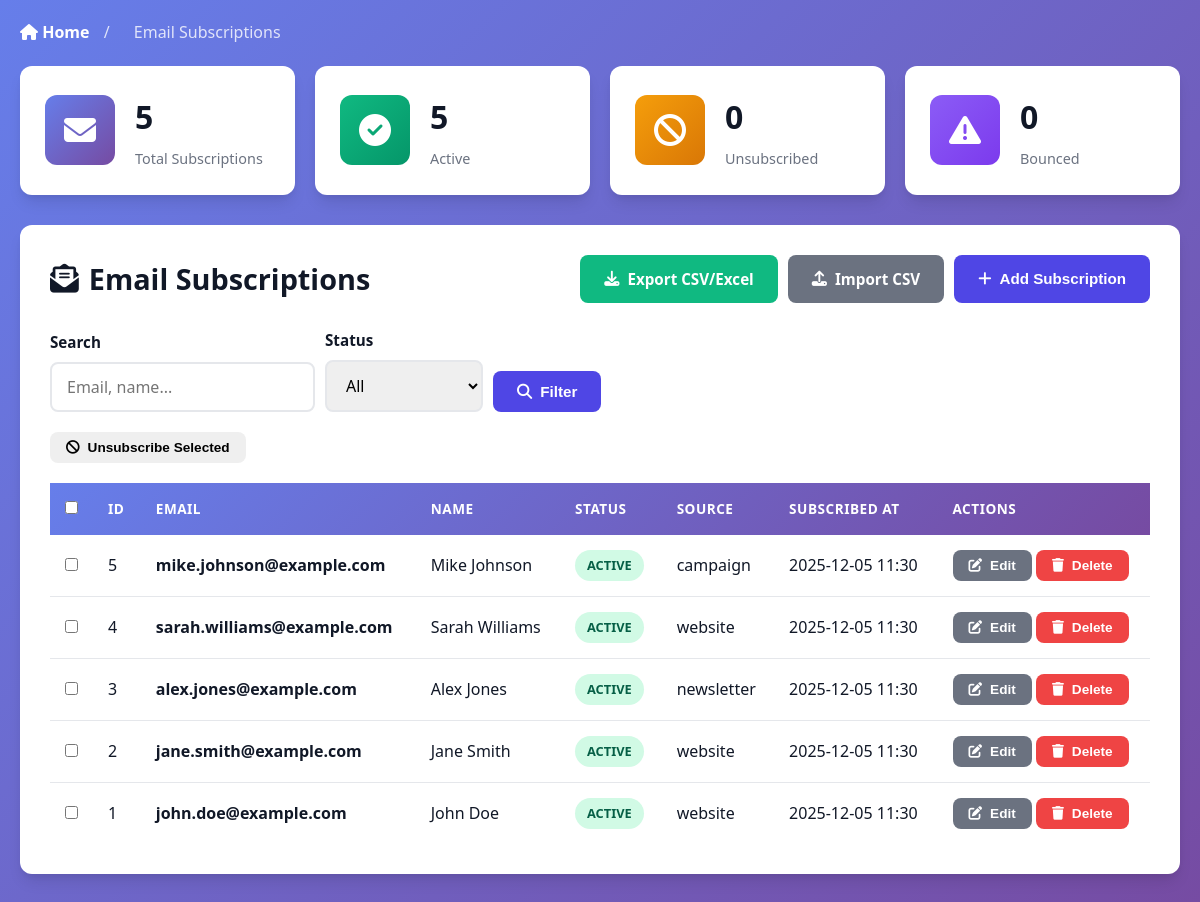
Screenshot of /subscriptions.php with the database file from the repository.
### tables this page shows
CREATE TABLE email_subscriptions (
    subscription_id INT AUTO_INCREMENT PRIMARY KEY,
    email VARCHAR(255) NOT NULL UNIQUE,
    first_name VARCHAR(50),
    last_name VARCHAR(50),
    subscribed_at TIMESTAMP DEFAULT CURRENT_TIMESTAMP,
    status ENUM('active', 'unsubscribed', 'bounced') DEFAULT 'active',
    source VARCHAR(50) DEFAULT 'website',
    ip_address VARCHAR(45),
    user_agent TEXT,
    notes TEXT,
     
    created_by_employee_id INT NULL,
    assigned_employee_id INT NULL,
    last_updated_by_employee_id INT NULL,
    import_id INT NULL,
    created_at TIMESTAMP DEFAULT CURRENT_TIMESTAMP,
    updated_at TIMESTAMP DEFAULT CURRENT_TIMESTAMP ON UPDATE CURRENT_TIMESTAMP,
    INDEX idx_status (status),
    INDEX idx_subscribed_at (subscribed_at),
    INDEX idx_created_by (created_by_employee_id),
    INDEX idx_assigned (assigned_employee_id),
    INDEX idx_last_updated_by (last_updated_by_employee_id),
    INDEX idx_import_id (import_id),
    CONSTRAINT fk_sub_created_by FOREIGN KEY (created_by_employee_id) REFERENCES employees(employee_id)
        ON DELETE SET NULL ON UPDATE CASCADE,
    CONSTRAINT fk_sub_assigned FOREIGN KEY (assigned_employee_id) REFERENCES employees(employee_id)
        ON DELETE SET NULL ON UPDATE CASCADE,
    CONSTRAINT fk_sub_last_updated_by FOREIGN KEY (last_updated_by_employee_id) REFERENCES employees(employee_id)
        ON DELETE SET NULL ON UPDATE CASCADE,
    CONSTRAINT fk_sub_import FOREIGN KEY (import_id) REFERENCES email_imports(import_id)
        ON DELETE SET NULL ON UPDATE CASCADE
);

### subscriptions.php (the view, shortened to what this page needs)
<?php
$status_filter = $_GET['status'] ?? 'all';
$search = $_GET['search'] ?? '';
$conn = getDBConnection();
$where = [];
$where_sql = !empty($where) ? 'WHERE ' . implode(' AND ', $where) : '';
$page = isset($_GET['page']) ? intval($_GET['page']) : 1;
$per_page = 20;
$offset = ($page - 1) * $per_page;
$subscriptions = $conn->query("
    SELECT * FROM email_subscriptions
    $where_sql
    ORDER BY subscribed_at DESC
    LIMIT $per_page OFFSET $offset
");
$stats = $conn->query("
    SELECT
        COUNT(*) as total,
        SUM(CASE WHEN status = 'active' THEN 1 ELSE 0 END) as active,
        SUM(CASE WHEN status = 'unsubscribed' THEN 1 ELSE 0 END) as unsubscribed,
        SUM(CASE WHEN status = 'bounced' THEN 1 ELSE 0 END) as bounced
    FROM email_subscriptions
");
$statistics = $stats->fetch_assoc();
?>
<!DOCTYPE html>
<html lang="en">
<head>
    <link rel="stylesheet" href="assets/css/style.css">
    <link rel="stylesheet" href="https://cdnjs.cloudflare.com/ajax/libs/font-awesome/6.4.0/css/all.min.css">
</head>
<body>
    <div class="container">
        <div class="nav-breadcrumb">
            <a href="index.php"><i class="fas fa-home"></i> Home</a>
            <span>/</span>
            <span>Email Subscriptions</span>
        </div>
        <div class="stats-grid" style="margin-bottom: 30px;">
            <div class="stat-card">
                <div class="stat-icon blue">
                    <i class="fas fa-envelope"></i>
                </div>
                <div class="stat-info">
                    <h3><?php echo $statistics['total']; ?></h3>
                    <p>Total Subscriptions</p>
                </div>
            </div>
            <div class="stat-card">
                <div class="stat-icon green">
                    <i class="fas fa-check-circle"></i>
                </div>
                <div class="stat-info">
                    <h3><?php echo $statistics['active']; ?></h3>
                    <p>Active</p>
                </div>
            </div>
            <div class="stat-card">
                <div class="stat-icon orange">
                    <i class="fas fa-ban"></i>
                </div>
                <div class="stat-info">
                    <h3><?php echo $statistics['unsubscribed']; ?></h3>
                    <p>Unsubscribed</p>
                </div>
            </div>
            <div class="stat-card">
                <div class="stat-icon purple">
                    <i class="fas fa-exclamation-triangle"></i>
                </div>
                <div class="stat-info">
                    <h3><?php echo $statistics['bounced']; ?></h3>
                    <p>Bounced</p>
                </div>
            </div>
        </div>
        <div class="table-container">
            <div class="table-header">
                <h2><i class="fas fa-envelope-open-text"></i> Email Subscriptions</h2>
                <div class="table-actions">
                    <a href="export.php" class="btn btn-success">
                        <i class="fas fa-download"></i> Export CSV/Excel
                    </a>
                    <a href="import.php" class="btn btn-secondary">
                        <i class="fas fa-upload"></i> Import CSV
                    </a>
                    <button class="btn btn-primary" onclick="openModal('createModal')">
                        <i class="fas fa-plus"></i> Add Subscription
                    </button>
                </div>
            </div>
            <form method="GET" style="margin-bottom: 20px; display: flex; gap: 10px; flex-wrap: wrap; align-items: flex-end;">
                <div class="form-group" style="margin-bottom: 0; min-width: 200px;">
                    <label for="search">Search</label>
                    <input type="text" id="search" name="search" value="<?php echo htmlspecialchars($search); ?>" placeholder="Email, name...">
                </div>
                <div class="form-group" style="margin-bottom: 0; min-width: 150px;">
                    <label for="status">Status</label>
                    <select id="status" name="status">
                        <option value="all" <?php echo $status_filter === 'all' ? 'selected' : ''; ?>>All</option>
                    </select>
                </div>
                <button type="submit" class="btn btn-primary">
                    <i class="fas fa-search"></i> Filter
                </button>
            </form>
            <form method="POST" id="bulkForm">
                <div style="margin-bottom: 10px;">
                    <button type="submit" class="btn btn-sm btn-warning" onclick="return confirm('Unsubscribe selected emails?')">
                        <i class="fas fa-ban"></i> Unsubscribe Selected
                    </button>
                </div>
                <table>
                    <thead>
                        <tr>
                            <th width="30"><input type="checkbox" id="selectAll"></th>
                            <th>ID</th>
                            <th>Email</th>
                            <th>Name</th>
                            <th>Status</th>
                            <th>Source</th>
                            <th>Subscribed At</th>
                            <th>Actions</th>
                        </tr>
                    </thead>
                    <tbody>
                        <?php if ($subscriptions && $subscriptions->num_rows > 0): ?>
                            <?php while ($row = $subscriptions->fetch_assoc()): ?>
                                <tr>
                                    <td><input type="checkbox" name="subscription_ids[]" value="<?php echo $row['subscription_id']; ?>"></td>
                                    <td><?php echo $row['subscription_id']; ?></td>
                                    <td><strong><?php echo htmlspecialchars($row['email']); ?></strong></td>
                                    <td><?php echo htmlspecialchars(trim($row['first_name'] . ' ' . $row['last_name']) ?: 'N/A'); ?></td>
                                    <td>
                                        <?php
                                        $status_class = [
                                            'active' => 'badge-success',
                                            'unsubscribed' => 'badge-danger',
                                            'bounced' => 'badge-warning'
                                        ];
                                        $class = $status_class[$row['status']] ?? 'badge-secondary';
                                        ?>
                                        <span class="badge <?php echo $class; ?>"><?php echo ucfirst($row['status']); ?></span>
                                    </td>
                                    <td><?php echo htmlspecialchars($row['source']); ?></td>
                                    <td><?php echo date('Y-m-d H:i', strtotime($row['subscribed_at'])); ?></td>
                                    <td>
                                        <button type="button" class="btn btn-sm btn-secondary"
                                                data-subscription='<?php echo htmlspecialchars(json_encode($row), ENT_QUOTES, 'UTF-8'); ?>'
                                                onclick="editSubscriptionFromButton(this)">
                                            <i class="fas fa-edit"></i> Edit
                                        </button>
                                        <button type="button" class="btn btn-sm btn-danger"
                                                data-sub-id="<?php echo $row['subscription_id']; ?>"
                                                data-sub-email="<?php echo htmlspecialchars($row['email'], ENT_QUOTES); ?>"
                                                onclick="deleteSubscriptionFromButton(this)">
                                            <i class="fas fa-trash"></i> Delete
                                        </button>
                                    </td>
                                </tr>
                            <?php endwhile; ?>
                        <?php endif; ?>
                    </tbody>
                </table>
            </form>
        </div>
    </div>
</body>
</html>

### assets/css/style.css (style rules this page uses)
:root { --primary-color: #4f46e5; --primary-dark: #4338ca; --secondary-color: #06b6d4; --success-color: #10b981; --danger-color: #ef4444; --warning-color: #f59e0b; --info-color: #3b82f6; --dark-color: #1f2937; --light-color: #f9fafb; --border-color: #e5e7eb; --text-primary: #111827; --text-secondary: #6b7280; --shadow: 0 1px 3px 0 rgba(0, 0, 0, 0.1), 0 1px 2px 0 rgba(0, 0, 0, 0.06); --shadow-lg: 0 10px 15px -3px rgba(0, 0, 0, 0.1), 0 4px 6px -2px rgba(0, 0, 0, 0.05); }
* { margin: 0; padding: 0; box-sizing: border-box; }
body { font-family: 'Segoe UI', Tahoma, Geneva, Verdana, sans-serif; background: linear-gradient(135deg, #667eea 0%, #764ba2 100%); min-height: 100vh; color: var(--text-primary); line-height: 1.6; }
.container { max-width: 1400px; margin: 0 auto; padding: 20px; }
.stats-grid { display: grid; grid-template-columns: repeat(auto-fit, minmax(250px, 1fr)); gap: 20px; margin-bottom: 40px; }
.stat-card { background: white; border-radius: 12px; padding: 25px; display: flex; align-items: center; gap: 20px; box-shadow: var(--shadow-lg); transition: transform 0.3s ease, box-shadow 0.3s ease; position: relative; overflow: hidden; }
.stat-icon { width: 70px; height: 70px; border-radius: 12px; display: flex; align-items: center; justify-content: center; font-size: 2rem; color: white; flex-shrink: 0; }
.stat-icon.blue { background: linear-gradient(135deg, #667eea 0%, #764ba2 100%); }
.stat-icon.green { background: linear-gradient(135deg, #10b981 0%, #059669 100%); }
.stat-icon.purple { background: linear-gradient(135deg, #8b5cf6 0%, #7c3aed 100%); }
.stat-icon.orange { background: linear-gradient(135deg, #f59e0b 0%, #d97706 100%); }
.stat-info h3 { font-size: 2rem; color: var(--text-primary); margin-bottom: 5px; }
.stat-info p { color: var(--text-secondary); font-size: 0.9rem; }
.table-container { background: white; border-radius: 12px; padding: 30px; box-shadow: var(--shadow-lg); margin-bottom: 30px; overflow-x: auto; }
.table-header { display: flex; justify-content: space-between; align-items: center; margin-bottom: 25px; flex-wrap: wrap; gap: 15px; }
.table-header h2 { color: var(--text-primary); font-size: 1.8rem; display: flex; align-items: center; gap: 10px; }
.table-actions { display: flex; gap: 10px; flex-wrap: wrap; }
table { width: 100%; border-collapse: collapse; margin-top: 20px; }
table thead { background: linear-gradient(135deg, #667eea 0%, #764ba2 100%); color: white; }
table th { padding: 15px; text-align: left; font-weight: 600; text-transform: uppercase; font-size: 0.85rem; letter-spacing: 0.5px; }
table td { padding: 15px; border-bottom: 1px solid var(--border-color); }
table tbody tr { transition: background-color 0.2s ease; }
table tbody tr:last-child td { border-bottom: none; }
.btn { display: inline-flex; align-items: center; gap: 8px; padding: 12px 24px; border: none; border-radius: 8px; font-size: 0.95rem; font-weight: 600; cursor: pointer; text-decoration: none; transition: all 0.3s ease; white-space: nowrap; }
.btn-primary { background: var(--primary-color); color: white; }
.btn-success { background: var(--success-color); color: white; }
.btn-danger { background: var(--danger-color); color: white; }
.btn-secondary { background: var(--text-secondary); color: white; }
.btn-sm { padding: 8px 16px; font-size: 0.85rem; }
.form-group { margin-bottom: 20px; }
.form-group label { display: block; margin-bottom: 8px; color: var(--text-primary); font-weight: 600; font-size: 0.95rem; }
.form-group input, .form-group select, .form-group textarea { width: 100%; padding: 12px 15px; border: 2px solid var(--border-color); border-radius: 8px; font-size: 1rem; transition: border-color 0.3s ease; font-family: inherit; }
.badge { display: inline-block; padding: 5px 12px; border-radius: 20px; font-size: 0.8rem; font-weight: 600; text-transform: uppercase; }
.badge-success { background: #d1fae5; color: #065f46; }
.nav-breadcrumb { margin-bottom: 20px; }
.nav-breadcrumb a { color: white; text-decoration: none; font-weight: 600; }
.nav-breadcrumb span { color: rgba(255, 255, 255, 0.8); margin: 0 10px; }

### rows the page displays
email_subscriptions: subscription_id "5", email "mike.johnson@example.com", first_name+last_name "Mike Johnson", status "ACTIVE", source "campaign", subscribed_at "2025-12-05 11:30"
email_subscriptions: subscription_id "4", email "sarah.williams@example.com", first_name+last_name "Sarah Williams", status "ACTIVE", source "website", subscribed_at "2025-12-05 11:30"
email_subscriptions: subscription_id "3", email "alex.jones@example.com", first_name+last_name "Alex Jones", status "ACTIVE", source "newsletter", subscribed_at "2025-12-05 11:30"
email_subscriptions: subscription_id "2", email "jane.smith@example.com", first_name+last_name "Jane Smith", status "ACTIVE", source "website", subscribed_at "2025-12-05 11:30"
email_subscriptions: subscription_id "1", email "john.doe@example.com", first_name+last_name "John Doe", status "ACTIVE", source "website", subscribed_at "2025-12-05 11:30"

### other values shown
$statistics['total'] "5"
$statistics['active'] "5"
$statistics['unsubscribed'] "0"
$statistics['bounced'] "0"
